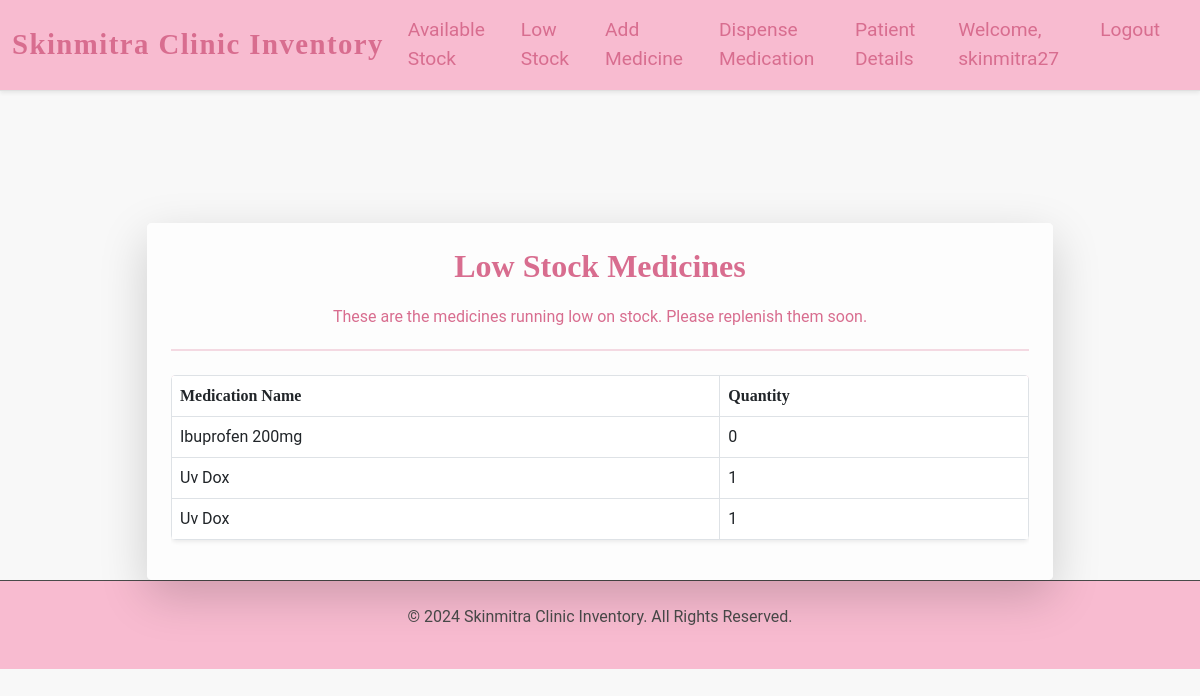
The app's page /low_stock/ (signed in) with its own data.
### inventory/models.py (models this page shows, shortened)
class Medication(models.Model):
    name = models.CharField(max_length=100)
    quantity = models.IntegerField()
    date_added = models.DateTimeField(auto_now_add=True)
    company_name = models.CharField(max_length=255, default="Unknown")  # Add this field

### inventory/views.py (the view)
# urls.py: path('low_stock/', views.low_stock, name='low_stock'),
@login_required
def low_stock(request):
    medications = Medication.objects.filter(quantity__lt=10)
    return render(request, "low_stock.html", {"medications": medications})

### inventory/templates/low_stock.html (shortened to what this page needs)
{% extends "base.html" %}
{% block content %}
<div class="container mt-5">
    <div class="row justify-content-center">
        <div class="col-md-10">
            <div class="card shadow-lg border-0">
                <div class="card-body p-4">
                    <div class="text-center mb-4">
                        <h1 class="low-stock-heading">Low Stock Medicines</h1>
                        <p class="lead-text">These are the medicines running low on stock. Please replenish them soon.</p>
                        <hr class="hr-style">
                    </div>
                    {% if medications %}
                    <div class="table-responsive mt-4">
                        <table class="table table-bordered table-hover shadow-sm">
                            <thead class="table-heading">
                                <tr>
                                    <th>Medication Name</th>
                                    <th>Quantity</th>
                                </tr>
                            </thead>
                            <tbody>
                                {% for medication in medications %}
                                <tr>
                                    <td>{{ medication.name }}</td>
                                    <td>{{ medication.quantity }}</td>
                                </tr>
                                {% empty %}
                                <tr>
                                    <td colspan="2" class="text-center-custom">No low stock medicines available.</td>
                                </tr>
                                {% endfor %}
                            </tbody>
                        </table>
                    </div>
                    {% else %}
                    <p class="text-center-custom mt-4">No medicines with low stock!</p>
                    {% endif %}
                </div>
            </div>
        </div>
    </div>
</div>
{% endblock %}

### inventory/templates/base.html (shortened to what this page needs)
{% load static %}
<!DOCTYPE html>
<html lang="en">
<head>
    <link href="https://cdn.jsdelivr.net/npm/bootstrap@5.3.0/dist/css/bootstrap.min.css" rel="stylesheet">
    <link rel="stylesheet" href="{% static 'css/styles.css' %}">
</head>
<body>
    <nav class="navbar navbar-expand-lg navbar-light shadow-sm">
        <div class="container-fluid">
            <a class="navbar-brand" href="/">Skinmitra Clinic Inventory</a>
            <div class="collapse navbar-collapse" id="navbarNav">
                <ul class="navbar-nav ms-auto">
                    <li class="nav-item">
                        <a class="nav-link" href="/available_stock/">Available Stock</a>
                    </li>
                    <li class="nav-item">
                        <a class="nav-link" href="/low_stock/">Low Stock</a>
                    </li>
                    <li class="nav-item">
                        <a class="nav-link" href="/add_medicine/">Add Medicine</a>
                    </li>
                    <li class="nav-item">
                        <a class="nav-link" href="/dispense_medication/">Dispense Medication</a>
                    </li>
                    <li class="nav-item">
                        <a class="nav-link" href="/patient_details/">Patient Details</a>
                    </li>
                    {% if user.is_authenticated %}
                    <li class="nav-item">
                        <span class="nav-link user-info">Welcome, {{ user.username }}</span>
                    </li>
                    {% else %}
                    <li class="nav-item">
                        <a class="nav-link" href="/login/">Login</a>
                    </li>
                    {% endif %}
                    <li class="nav-item">
                        <a class="nav-link" href="/logout/">Logout</a>
                    </li>
                </ul>
            </div>
        </div>
    </nav>
    <div class="container mt-4">
        {% block content %}
        {% endblock %}
    </div>
    <footer class="text-center py-4">
        <p class="footer-text">&copy; 2024 Skinmitra Clinic Inventory. All Rights Reserved.</p>
    </footer>
</body>
</html>

### inventory/static/css/styles.css (style rules this page uses)
.navbar { background-color: #F8BBD0; border-bottom: 1px solid #E0E0E0; box-shadow: 0 2px 4px rgba(0, 0, 0, 0.1); }
.navbar-brand { font-size: 1.8rem; font-weight: bold; color: #D86D8F; font-family: 'Playfair Display', serif; letter-spacing: 0.05em; }
.navbar-nav .nav-link { font-size: 1.2rem; color: #D86D8F; font-family: 'Roboto', sans-serif; transition: color 0.3s ease; }
.navbar-nav .nav-item { margin-right: 20px; }
body { background-color: #F8F8F8; font-family: 'Roboto', sans-serif; font-size: 1rem; color: #4a4a4a; }
.container { padding-top: 30px; }
.card { border: 1px solid #E0E0E0; box-shadow: 0 4px 8px rgba(0, 0, 0, 0.1); border-radius: 5px; overflow: hidden; }
.card-body { background-color: #FDFDFD; }
.table { background-color: #fff; border-radius: 5px; overflow: hidden; }
.table-heading { background-color: #F8BBD0; color: #333; font-family: 'Playfair Display', serif; }
.available-stock-heading, .low-stock-heading, .add-medicine-heading, .dispense-medication-heading, .patient-details-heading, .history-heading { color: #D86D8F !important; font-size: 2rem; font-weight: bold; font-family: 'Playfair Display', serif; margin-bottom: 20px; text-align: center; }
.lead-text, .text-center-custom { color: #D86D8F; font-size: 1rem; font-family: 'Roboto', sans-serif; }
.hr-style { border: 1px solid #D86D8F; margin: 20px 0; }
footer { background-color: #F8BBD0; color: #4a4a4a; padding: 20px 0; text-align: center; font-size: 1rem; font-family: 'Roboto', sans-serif; border-top: 1px solid }

### records on screen
Medication: name "Ibuprofen 200mg", quantity "0"
Medication: name "Uv Dox", quantity "1"
Medication: name "Uv Dox", quantity "1"

### other values on screen
{{ user.username }} "skinmitra27"
